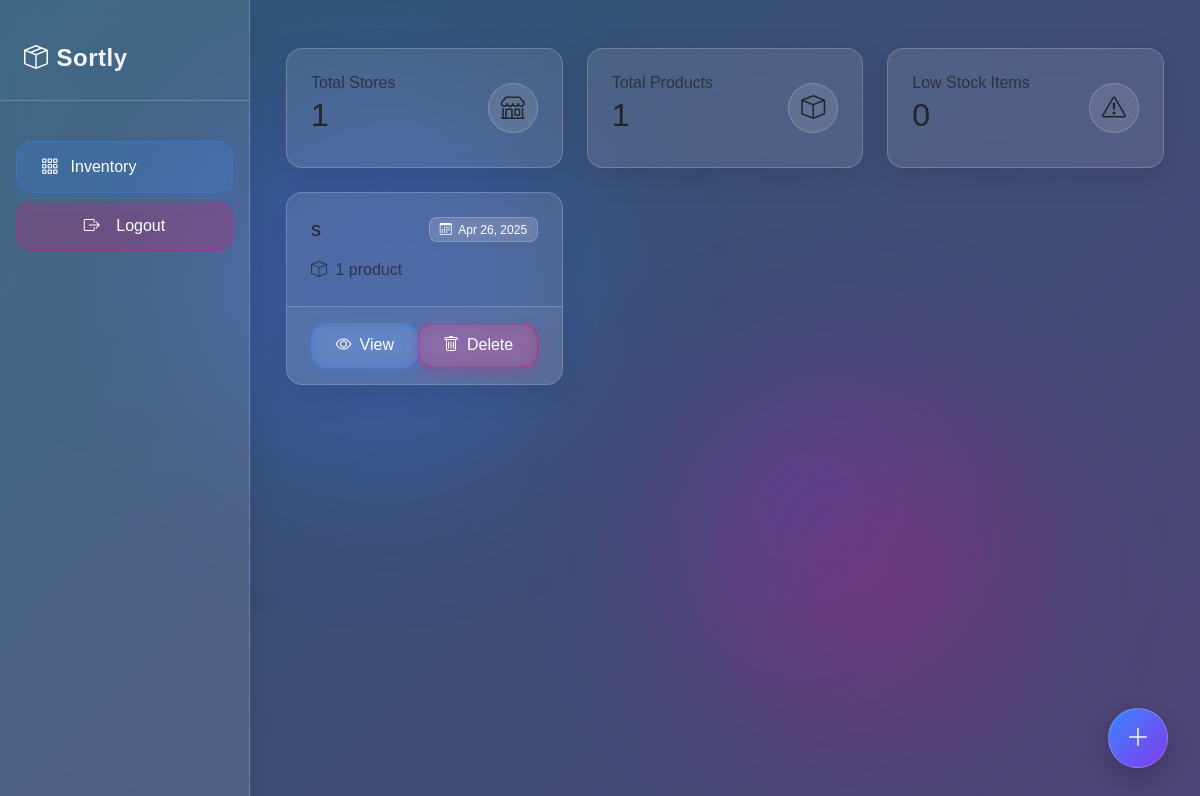
The page /inventory/ (signed in) on the database as committed earlier.
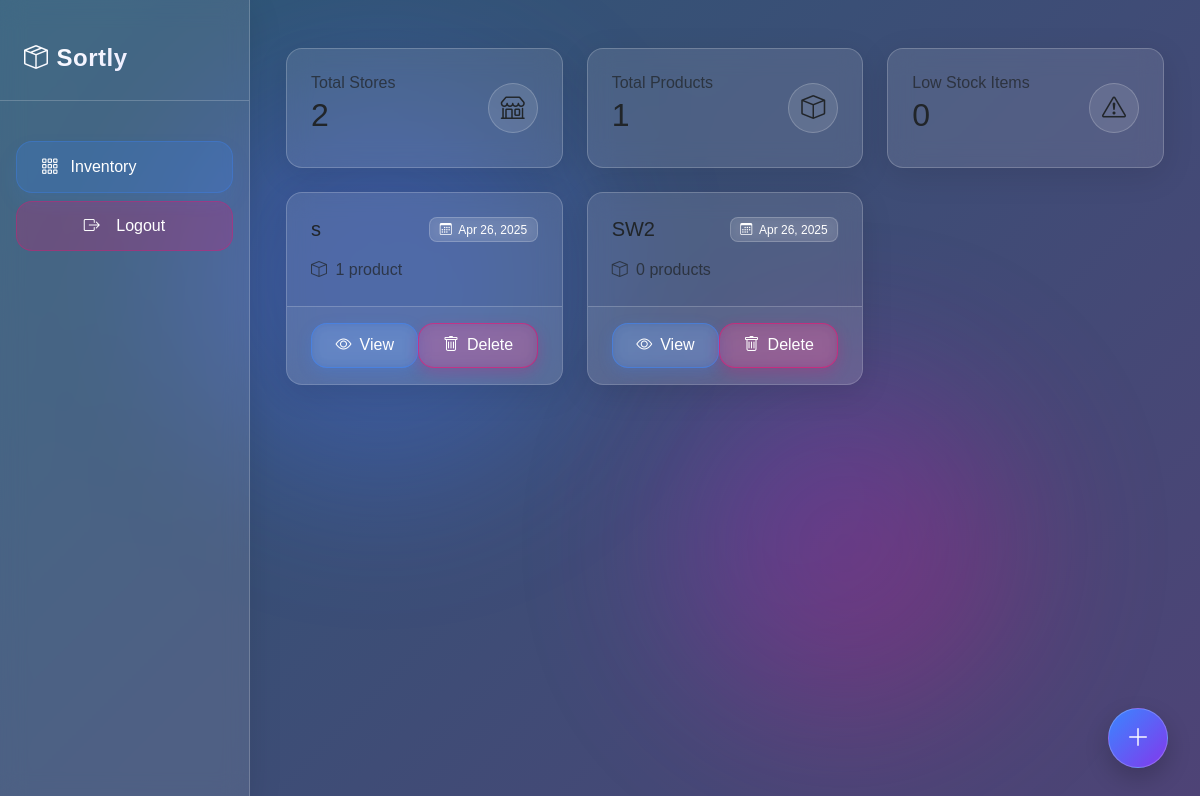
The same page on the database as committed later.
### inventory/models.py (models this page shows, shortened)
class Store(models.Model):
    name = models.CharField(max_length=100)
    user = models.ForeignKey(User, on_delete=models.CASCADE, related_name='stores')
    created_at = models.DateTimeField(auto_now_add=True)

### inventory/views.py (the view)
# urls.py: path('', views.home, name='home'),
@login_required
def home(request):
    stores = Store.objects.filter(user=request.user)
    store_form = StoreForm()
    total_products = Product.objects.filter(store__user=request.user).count()
    low_stock_count = Product.objects.filter(
        store__user=request.user,
        quantity__lt=F('low_stock_quantity')
    ).count()
    thirty_days_ago = timezone.now() - timedelta(days=30)
    sales = Transaction.objects.filter(
        product__store__user=request.user,
        transaction_type='SALE',
        timestamp__gte=thirty_days_ago
    ).aggregate(
        total_count=Sum('quantity'),
        total_amount=Sum('total_amount')
    )
    purchases = Transaction.objects.filter(
        product__store__user=request.user,
        transaction_type='PURCHASE',
        timestamp__gte=thirty_days_ago
    ).aggregate(
        total_count=Sum('quantity'),
        total_amount=Sum('total_amount')
    )
    context = {
        'stores': stores,
        'store_form': store_form,
        'total_products': total_products,
        'low_stock_count': low_stock_count,
        'sales': sales,
        'purchases': purchases,
    }
    return render(request, 'inventory/home.html', context)

### templates/inventory/home.html (shortened to what this page needs)
{% extends 'base.html' %}
{% block content %}
<div class="container py-4">
    <div class="row mb-4">
        <div class="col-md-4">
            <div class="card h-100 fade-in-delay-1">
                <div class="card-body">
                    <div class="d-flex justify-content-between align-items-center">
                        <div>
                            <h6 class="text-muted mb-1">Total Stores</h6>
                            <h2>{{ stores.count }}</h2>
                        </div>
                        <div class="icon-bg rounded-circle d-flex align-items-center justify-content-center" style="width: 50px; height: 50px;">
                            <i class="bi bi-shop" style="font-size: 1.5rem;"></i>
                        </div>
                    </div>
                </div>
            </div>
        </div>
        <div class="col-md-4">
            <div class="card h-100 fade-in-delay-2">
                <div class="card-body">
                    <div class="d-flex justify-content-between align-items-center">
                        <div>
                            <h6 class="text-muted mb-1">Total Products</h6>
                            <h2>{{ total_products }}</h2>
                        </div>
                        <div class="icon-bg rounded-circle d-flex align-items-center justify-content-center" style="width: 50px; height: 50px;">
                            <i class="bi bi-box" style="font-size: 1.5rem;"></i>
                        </div>
                    </div>
                </div>
            </div>
        </div>
        <div class="col-md-4">
            <div class="card h-100 fade-in-delay-3">
                <div class="card-body">
                    <div class="d-flex justify-content-between align-items-center">
                        <div>
                            <h6 class="text-muted mb-1">Low Stock Items</h6>
                            <h2>{{ low_stock_count }}</h2>
                        </div>
                        <div class="icon-bg rounded-circle d-flex align-items-center justify-content-center" style="width: 50px; height: 50px;">
                            <i class="bi bi-exclamation-triangle" style="font-size: 1.5rem;"></i>
                        </div>
                    </div>
                </div>
            </div>
        </div>
    </div>
    <div class="row row-cols-1 row-cols-md-3 g-4">
        {% for store in stores %}
        <div class="col">
            <div class="card h-100">
                <div class="card-body">
                    <div class="d-flex justify-content-between align-items-center mb-3">
                        <h5 class="card-title mb-0">{{ store.name }}</h5>
                        <span class="badge">
                            <i class="bi bi-calendar3 me-1"></i>
                            {{ store.created_at|date:"M d, Y" }}
                        </span>
                    </div>
                    <p class="card-text text-muted">
                        <i class="bi bi-box me-1"></i>
                        {% with product_count=store.products.count %}
                            {{ product_count }} product{{ product_count|pluralize }}
                        {% endwith %}
                    </p>
                </div>
                <div class="card-footer d-flex justify-content-between">
                    <a href="{% url 'inventory:store_detail' store.id %}" class="btn btn-primary">
                        <i class="bi bi-eye"></i> View
                    </a>
                    <button type="button" class="btn btn-danger" data-bs-toggle="modal" data-bs-target="#deleteStoreModal{{ store.id }}">
                        <i class="bi bi-trash"></i> Delete
                    </button>
                </div>
            </div>
        </div>
        {% endfor %}
    </div>
    <button type="button" class="create-store-btn" data-bs-toggle="modal" data-bs-target="#addStoreModal" title="Create Store">
        <i class="bi bi-plus-lg"></i>
    </button>
</div>
{% endblock %}

Rows that differ between the two databases and show on the page:
added Store: name "SW2", created_at "Apr 26, 2025", products.count "0"
Other text that changed with them:
{{ stores.count }}: "1" → "2"
